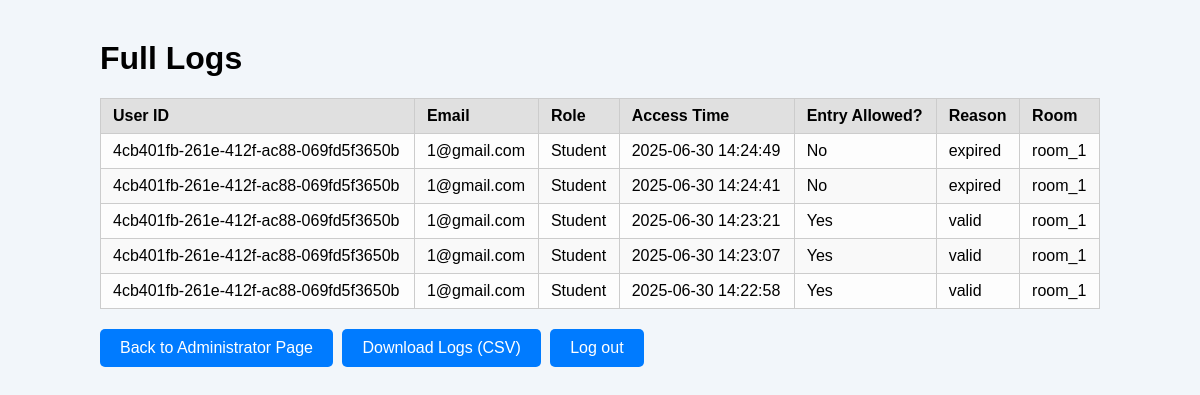
Screenshot of /full_logs with the database file from the repository.
### tables this page shows
CREATE TABLE logs (
            id INTEGER PRIMARY KEY AUTOINCREMENT,
            user_id TEXT,
            email TEXT,
            role TEXT,
            room TEXT,
            access_time TEXT NOT NULL,
            entry_allowed INTEGER NOT NULL,
            reason TEXT NOT NULL,
            FOREIGN KEY (user_id) REFERENCES users(id)
        );

### app.py (the view)
@app.route('/full_logs')
def full_logs():
    logs = get_all_logs()
    return render_template('full_logs.html', logs=logs)

### app.py (called while the page is built)
def get_db_connection():
    conn = sqlite3.connect(DATABASE)
    conn.row_factory = sqlite3.Row
    return conn

def get_all_logs():
    conn = get_db_connection()
    logs = conn.execute("SELECT * FROM logs ORDER BY access_time DESC").fetchall()
    conn.close()
    return logs

### templates/full_logs.html (shortened to what this page needs)
<!DOCTYPE html>
<html lang="en">
<head>
    <link rel="stylesheet" type="text/css" href="{{ url_for('static', filename='css/style.css') }}">
</head>
<body>
    <div class="admin-container">
        <h1>Full Logs</h1>
        <table class="logs-table">
            <thead>
                <tr>
                    <th>User ID</th>
                    <th>Email</th>
                    <th>Role</th>
                    <th>Access Time</th>
                    <th>Entry Allowed?</th>
                    <th>Reason</th>
                    <th>Room</th>
                </tr>
            </thead>
            <tbody>
                {% for log in logs %}
                    <tr>
                        <td>{{ log.user_id }}</td>
                        <td>{{ log.email }}</td>
                        <td>{{ log.role }}</td>
                        <td>{{ log.access_time }}</td>
                        <td>{{ 'Yes' if log.entry_allowed else 'No' }}</td>
                        <td>{{ log.reason }}</td>
                        <td>{{ log.room or 'N/A' }}</td>
                    </tr>
                {% endfor %}
            </tbody>
        </table>
        <section class="log-actions">
            <a href="{{ url_for('administrator') }}" class="button">Back to Administrator Page</a>
            <a href="{{ url_for('download_logs') }}" class="button">Download Logs (CSV)</a>
            <a href="{{ url_for('logout') }}" class="button">Log out</a>
        </section>
    </div>
</body>
</html>

### static/css/style.css (style rules this page uses)
body { font-family: sans-serif; background-color: #f2f6fa; margin: 0; padding: 0; }
.button { display: inline-block; padding: 10px 20px; margin: 10px 5px 0 0; background-color: #007bff; color: white; text-decoration: none; font-weight: 500; border-radius: 6px; transition: background-color 0.3s ease; }
.logs-table { width: 100%; border-collapse: collapse; margin-top: 20px; font-size: 16px; background-color: #fdfdfd; }
.logs-table th, .logs-table td { border: 1px solid #ccc; padding: 8px 12px; text-align: left; }
.logs-table th { background-color: #e0e0e0; font-weight: bold; }
.logs-table tr:nth-child(even) { background-color: #f9f9f9; }
.admin-container { width: 90%; margin: 40px auto; max-width: 1000px; font-family: Arial, sans-serif; }
.button { display: inline-block; background-color: #007bff; color: white; padding: 10px 20px; margin-top: 20px; text-decoration: none; border-radius: 5px; text-align: center; }

### rows the page displays
logs: user_id "4cb401fb-261e-412f-ac88-069fd5f3650b", email "1@gmail.com", role "Student", access_time "2025-06-30 14:24:49", entry_allowed "No", reason "expired", room "room_1"
logs: user_id "4cb401fb-261e-412f-ac88-069fd5f3650b", email "1@gmail.com", role "Student", access_time "2025-06-30 14:24:41", entry_allowed "No", reason "expired", room "room_1"
logs: user_id "4cb401fb-261e-412f-ac88-069fd5f3650b", email "1@gmail.com", role "Student", access_time "2025-06-30 14:23:21", entry_allowed "Yes", reason "valid", room "room_1"
logs: user_id "4cb401fb-261e-412f-ac88-069fd5f3650b", email "1@gmail.com", role "Student", access_time "2025-06-30 14:23:07", entry_allowed "Yes", reason "valid", room "room_1"
logs: user_id "4cb401fb-261e-412f-ac88-069fd5f3650b", email "1@gmail.com", role "Student", access_time "2025-06-30 14:22:58", entry_allowed "Yes", reason "valid", room "room_1"
